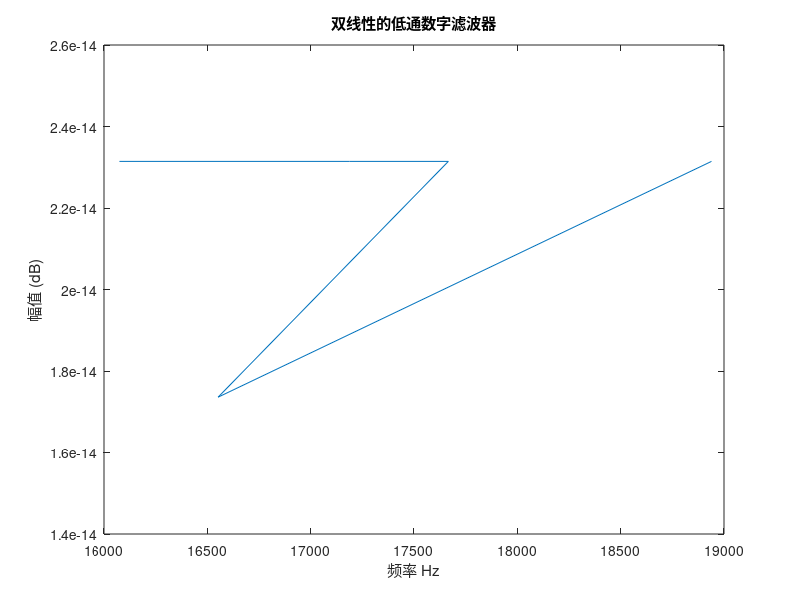

Here is the MATLAB script that generated this plot:
clc; clear; close all; 
T = 0.001; fc =1/T; %抽样频率
ap=1; as=30; fp = 200; fs = 400; %数字滤波器的技术指标要求
wp = 2*pi*fp/fc; %数字滤波器通带截止频率
ws = 2*pi*fs/fc;  %数字滤波器阻带截止频率
% * * * * *双线性变换法* * * * *
%要求数字滤波器技术指标转化成模拟滤波器技术指标
Wanp = 2*fc*tan(wp/2);     %通带截止频率
Wans = 2*fc*tan(ws/2);      %阻带截止频率
%设计模拟滤波器阶数和截止频率
[N,Wanc]=buttord(Wanp,Wans,ap,as,'s');
[b,a]=butter(N,Wanc,'s');  %设计模拟滤波器系统函数Ha(s)
[B1,A1]=bilinear(b,a,fc); %用双线性变换法设计数字滤波器系统函数Hz
[H1,w1]=freqz(B1,A1,'whole'); %求数字滤波器的频率响应
figure(1);
plot(w1*fc/2/pi,20*log10(abs(H1)));
xlabel('频率 Hz'); ylabel('幅值 (dB)');
title('双线性的低通数字滤波器');
